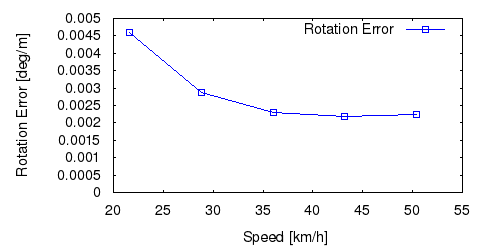

Write the gnuplot code that produced this figure.
set term postscript eps enhanced color
set output "13_rs.eps"
set size ratio 0.5
set yrange [0:*]
set xlabel "Speed [km/h]"
set ylabel "Rotation Error [deg/m]"
plot "13_rs.txt" using ($1*3.6):($2*57.3) title 'Rotation Error' lc rgb "#0000FF" pt 4 w linespoints
